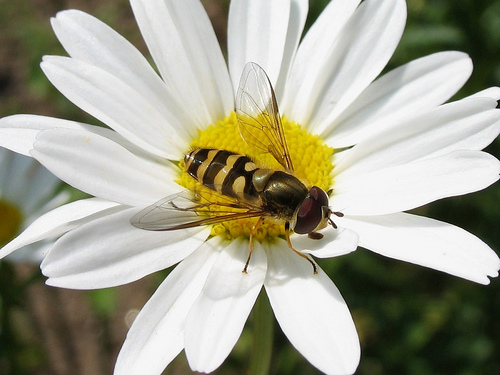
#> input picture flower_recognition/data/flowers/daisy/3285641623_da0e47f49a.jpg, 500 x 375 px; its folder holds only this picture in this run
$ python preprocess_data.py
#> lines starting #> are read from the running program, lines starting #| are printed output that depends on the picture
import os
from datetime import datetime as dt
from pdb import set_trace as bp

from PIL import Image
import h5py
import numpy as np
import matplotlib.pyplot as plt

IMAGE_SIZE = 256


def read_one_image(file_name):
    im_frame = Image.open(file_name)
#> im_frame is the input picture: PIL image 500x375 RGB; mean R, G, B 162.8, 161.8, 143.5
    frame = np.array(im_frame.getdata(), dtype=int)
    frame = frame.reshape(im_frame.height, im_frame.width, 3)
    return frame


def multi_crop(
        img,
        stride=128,
):
#> called with stride = 128
    height, width, _ = img.shape
#> height = 375; width = 500
    cropped_images = []
    for h in range((height - IMAGE_SIZE)//stride + 1):
        for w in range((width - IMAGE_SIZE)//stride + 1):
            _cropped = img[
                h * stride: h * stride + IMAGE_SIZE,
                w * stride: w * stride + IMAGE_SIZE,
                :]
            cropped_images.append(_cropped)
#> after the loop, cropped_images = 2 items

    if (height - IMAGE_SIZE) % stride > stride / 2:
        for w in range((width - IMAGE_SIZE)//stride + 1):
            _cropped = img[
                height - IMAGE_SIZE: height,
                w * stride: w * stride + IMAGE_SIZE,
                :]
            cropped_images.append(_cropped)
#> this loop made 2 passes
#> pass 1, in multi_crop, `_cropped = img[ height - IMAGE_SIZE: height, w * stride: w * stride + ..`:
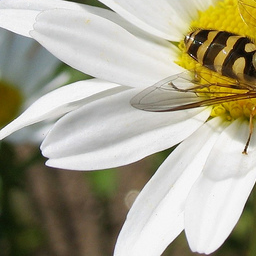
#> _cropped: shape (256, 256, 3) int64; mean R, G, B 168.5, 164.3, 143.1
#> pass 2, in multi_crop, `_cropped = img[ height - IMAGE_SIZE: height, w * stride: w * stride + ..`:
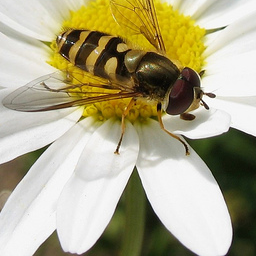
#> _cropped: shape (256, 256, 3) int64; mean R, G, B 175.7, 169.4, 137.6
#> after the loop, cropped_images = 4 items

    if (width - IMAGE_SIZE) % stride > stride / 2:
        for h in range((height - IMAGE_SIZE)//stride + 1):
            _cropped = img[
                h * stride: h * stride + IMAGE_SIZE,
                width - IMAGE_SIZE: width,
                :]
            cropped_images.append(_cropped)
#> this loop made 1 pass
#> pass 1, in multi_crop, `_cropped = img[ h * stride: h * stride + IMAGE_SIZE, width - IMAGE_SIZ..`:
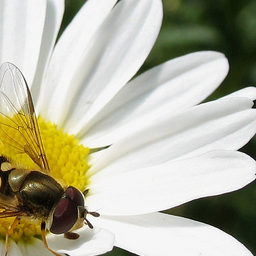
#> _cropped: shape (256, 256, 3) int64; mean R, G, B 181, 179.4, 158.7
#> after the loop, cropped_images = 5 items

    return cropped_images


def save_images(
        data,
        file_name='data/flowers.hdf5',
        category='flower',
        mode='a',
):
    with h5py.File(file_name, mode) as f:
        f.create_dataset(category, data=data)


def load_images(file_name='data/flowers.hdf5'):
    data = h5py.File(file_name, 'r')
    return data


def read_multiple_image():
    directory = 'data/flowers/'
    images = {}
    for category in ['daisy', 'dandelion', 'rose', 'sunflower', 'tulip']:
        images[category] = []
        path = directory + category
        for image_name in os.listdir(path):
            if '.png' not in image_name and '.jpg' not in image_name:
                continue

            img = read_one_image(path + '/' + image_name)
            if img.shape[0] < IMAGE_SIZE or img.shape[1] < IMAGE_SIZE:
                continue

            cropped_images = multi_crop(img)
#> cropped_images = 5 items
            images[category] += cropped_images
            for _cropped in cropped_images:
                if _cropped.shape != (IMAGE_SIZE, IMAGE_SIZE, 3):
                    plt.imshow(img)
                    print(image_name, _cropped.shape, img.shape)
#> this loop made 5 passes
    return images


def batch_process_image():
    t1 = dt.now()
    images = read_multiple_image()
    t2 = dt.now()
    print("Read image takes:", (t2 - t1).total_seconds() / 3600)

    for category, _images in images.items():
        save_images(
            data=_images,
            category=category,
        )
    t3 = dt.now()
    print("Save image takes:", (t3 - t2).total_seconds() / 3600)


def load_data():
    images = load_images()
    for category, data in images.items():
        pass
    return images


def test():
    batch_process_image()
    images = load_images()
    return images


def test_one():
    file_name = 'data/flowers/daisy/3386988684_bc5a66005e.jpg'
    img = read_one_image(file_name)
    cropped_images = multi_crop(img)

    save_images(cropped_images)
    new_images = load_images()

    return cropped_images, new_images


if __name__ == "__main__":
#> (the run stopped early here; a loop or call above may not have finished)
